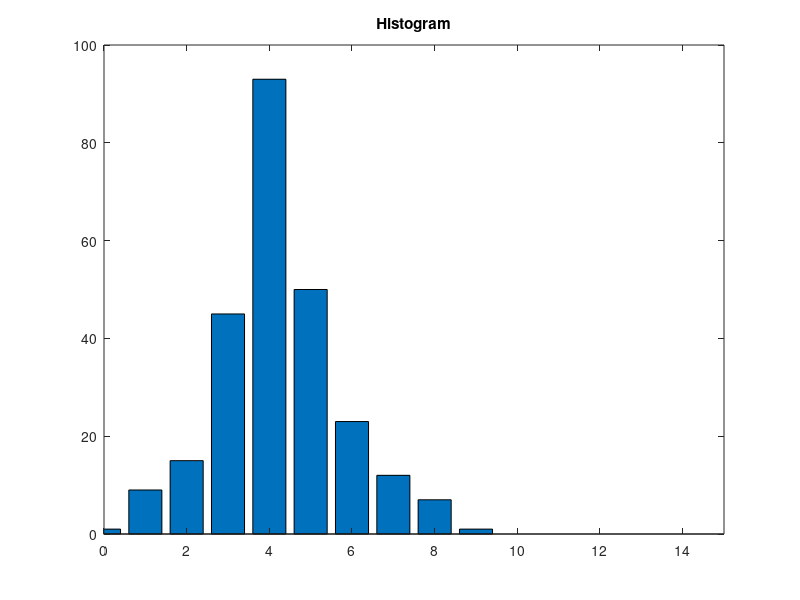
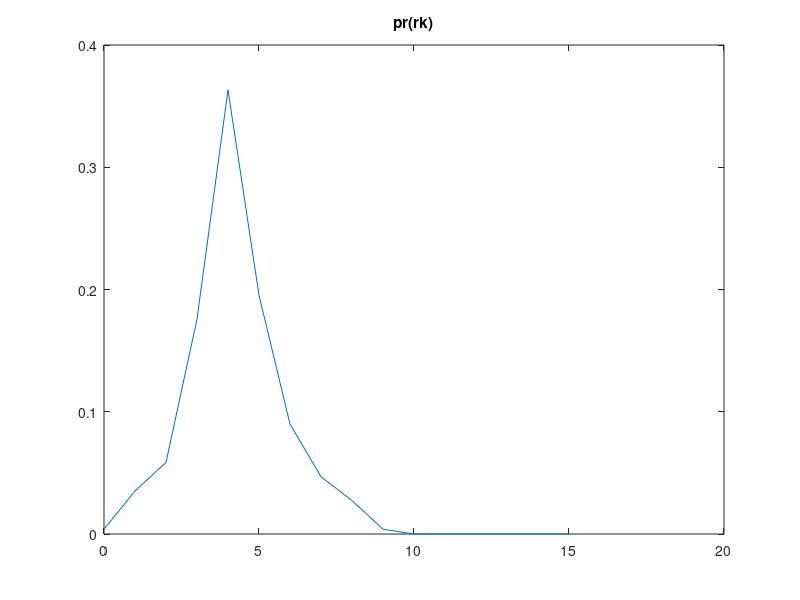
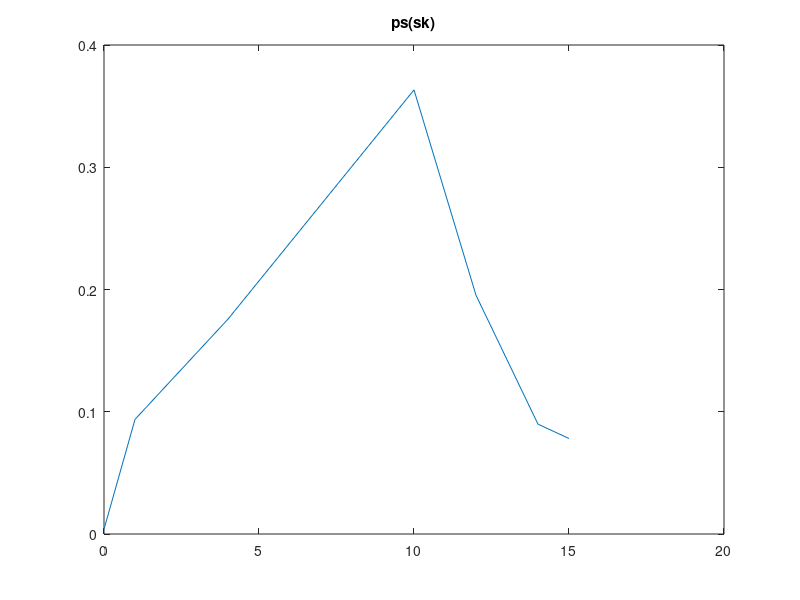
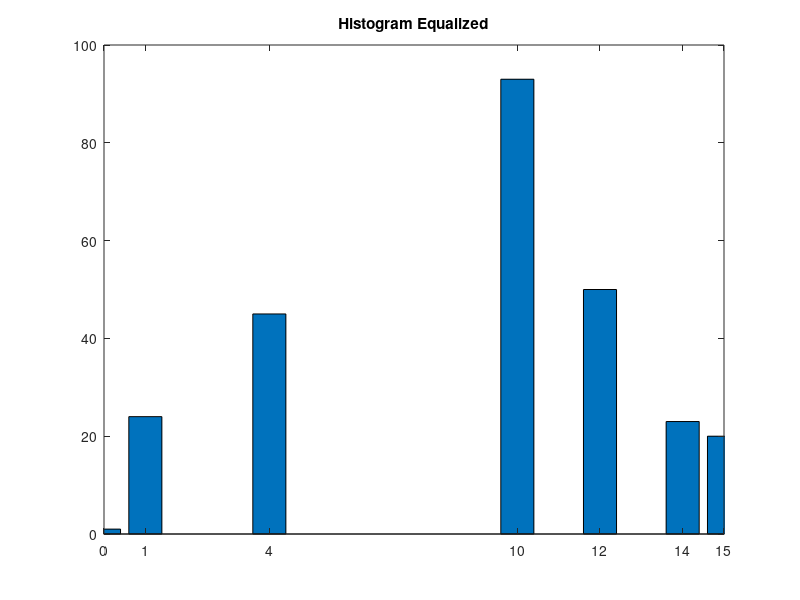

MATLAB code to generate these figures, in order:
%% Question 2

% 2.a
grey_level = [0:15]
pixels = [1, 9, 15, 45, 93, 50, 23, 12, 7, 1, 0,0,0,0,0,0]

figure('Name', 'histo');
bar(grey_level, pixels);
title('Histogram');
xlim([0, 15]);
% 2.b.i

n = sum(pixels)
rk = grey_level
nk = pixels

pr_rk = nk ./ n

figure('Name', 'pr_rk');
plot(rk, pr_rk);
title('pr(rk)')

sk = [0 1 4 10 12 14 15]
ps_sk = [0.00390625 0.09375 0.17578125 0.36328125 0.1953125 0.08984375 0.078125]

figure('Name', 'pr_rk');
plot(sk, ps_sk);
title('ps(sk)')

nk = [1 24 45 93 50 23 20]

figure('Name', 'histo equalized');
bar(sk, nk)
title('Histogram Equalized')
xlim([0, 15]);


